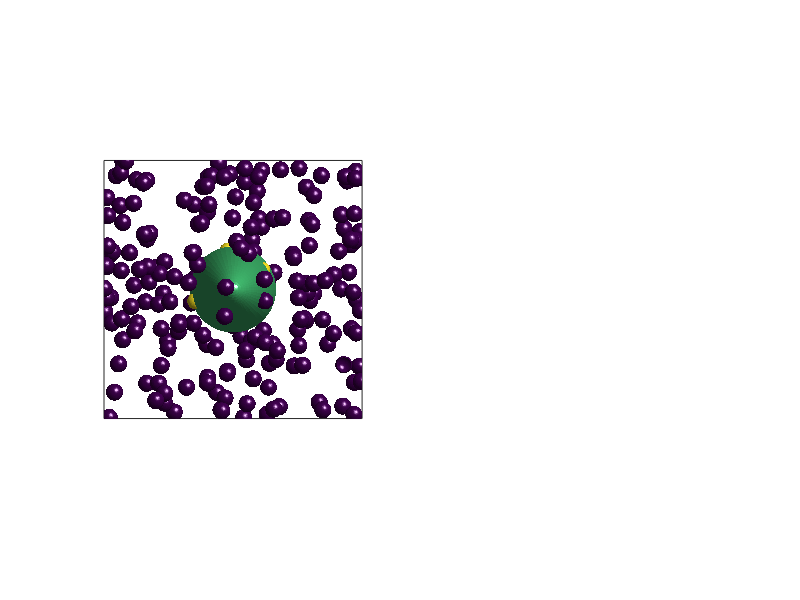

The MATLAB source for this figure: (Note: this script raises an error after producing the figure.)
close all

[x0,y0,z0] = sphere(30);
[x1,y1,z1] = sphere(50);

N = 200;
a = 5;
b = 25;
par = 3*[a a b];

for j=1:N
    pos(j,:) = 2*(rand(1,3)-0.5).*par;
end

res = [];
for k=1:200
    clf
    pos = pos + randn(size(pos));
    for j=1:N
        for jj = 1:3
            if pos(j,jj)>par(jj) pos(j,jj) = 2*par(jj) - pos(j,jj); end
            if pos(j,jj)<-par(jj) pos(j,jj) = -pos(j,jj) - 2*par(jj); end
        end
        col(j) = (sum(pos(j,1:2).^2)/a^2+pos(j,3)^2/b^2)<1;
    end
    subplot(121)
    hold on
    for j=1:N
        surf(x0 + pos(j,1),y0 + pos(j,2),z0 + pos(j,3), col(j)*ones(size(x0)))
    end
    surf(a*x1,a*y1,b*z1,0.7*ones(size(x1)));
    hold off
    axis image
    axis([-par(1) par(1) -par(2) par(2) -par(3) par(3)])
    box on
    set(gca,'xtick',[],'ytick',[],'ztick',[])
    caxis ([0 1])
    shading interp 
    camlight
    alpha(0.5)
    set(gcf,'color',[1 1 1])
    subplot(122)
    res = [res sum(col)];
    h = bar(0.5:k,res,1);
    set(h,'edgecolor','none');
    axis([0 200 0 10]);
    drawnow
    %eval(['print -dpng tmp' mint2str(k,3)]);
end
